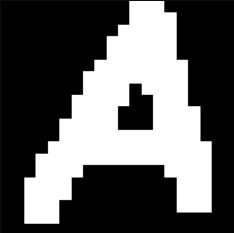
#> input picture data/samples/a.jpg, 234 x 233 px
$ python -i image_manip.py   (imports and definitions only)
#> lines starting #> are read from the running program, lines starting #| are printed output that depends on the picture
#> further down, picture is the input picture: PIL image 234x233 RGB; min 0, max 255, mean 94
from PIL import Image, ImageFilter, ImageOps
import numpy as np

def grayscale(image):
    return image.convert('LA')

def flip_v(image):
    return image.transpose(method=Image.FLIP_LEFT_RIGHT)

def flip_h(image):
    return image.transpose(method=Image.FLIP_TOP_BOTTOM)

def gaussian_blur(image, rad=2):
#> called with rad = 2
    return image.filter(ImageFilter.GaussianBlur(radius=rad))
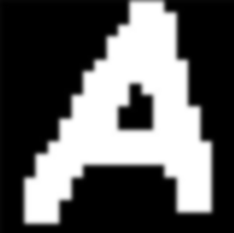
#> returned value: PIL image 234x233 LA; mean R, G, B, A 94, 94, 94, 255

# [8 lines left out: function mean_blur, not called in this run]

def sharpen(image):
    return image.filter(ImageFilter.SHARPEN)


def laplacian(image):
    image = gaussian_blur(grayscale(image)) # preprocess to remove noise
    kernel_laplacian = (
                    -1, -1, -1,
                    -1, 8, -1,
                    -1, -1, -1
                    )
    k = ImageFilter.Kernel(size=(3, 3), kernel=kernel_laplacian, scale=1)
    return image.filter(k)
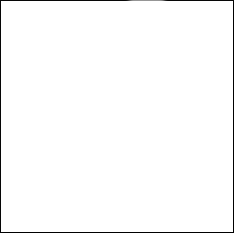
#> returned value: PIL image 234x233 LA; mean R, G, B, A 2.8, 2.8, 2.8, 4.3; transparent parts drawn white

# [16 lines left out: function sobel, not called in this run]

def threshold_fixed(image):
    thresh = 170
    return image.point(lambda  p: p > thresh and 255)

# [31 lines left out: function otsu, not called in this run]

def threshold_otsu_binary(image):
    return otsu(image,binary=True)

def threshold_otsu(image):
    return otsu(image)

def erosion(image):
    return image.filter(ImageFilter.MinFilter)

def dilation(image):
    return image.filter(ImageFilter.MaxFilter)

# [4 lines left out: function invert, not called in this run]

>>> from PIL import Image
>>> picture = Image.open('../data/samples/a.jpg')
>>> result = laplacian(picture)
